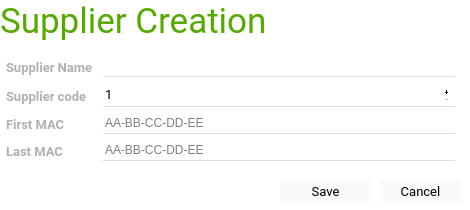
<?xml version="1.0" encoding="UTF-8"?>
<ui version="4.0">
 <class>edit_supplier</class>
 <widget class="QDialog" name="edit_supplier">
  <property name="windowModality">
   <enum>Qt::WindowModal</enum>
  </property>
  <property name="geometry">
   <rect>
    <x>0</x>
    <y>0</y>
    <width>470</width>
    <height>210</height>
   </rect>
  </property>
  <property name="contextMenuPolicy">
   <enum>Qt::NoContextMenu</enum>
  </property>
  <property name="windowTitle">
   <string>Create Supplier</string>
  </property>
  <property name="styleSheet">
   <string notr="true">background-color: rgb(255, 255, 255);</string>
  </property>
  <property name="modal">
   <bool>true</bool>
  </property>
  <widget class="QLabel" name="lbl_title">
   <property name="geometry">
    <rect>
     <x>0</x>
     <y>0</y>
     <width>461</width>
     <height>41</height>
    </rect>
   </property>
   <property name="font">
    <font>
     <family>Roboto</family>
     <pointsize>26</pointsize>
    </font>
   </property>
   <property name="styleSheet">
    <string notr="true">color: rgb(85, 170, 0);</string>
   </property>
   <property name="text">
    <string>Supplier Creation</string>
   </property>
  </widget>
  <widget class="QWidget" name="gridLayoutWidget">
   <property name="geometry">
    <rect>
     <x>0</x>
     <y>50</y>
     <width>461</width>
     <height>121</height>
    </rect>
   </property>
   <layout class="QGridLayout" name="gridLayout">
    <property name="leftMargin">
     <number>6</number>
    </property>
    <property name="rightMargin">
     <number>6</number>
    </property>
    <property name="spacing">
     <number>0</number>
    </property>
    <item row="0" column="0">
     <widget class="QLabel" name="lbl_name">
      <property name="sizePolicy">
       <sizepolicy hsizetype="Preferred" vsizetype="Minimum">
        <horstretch>0</horstretch>
        <verstretch>0</verstretch>
       </sizepolicy>
      </property>
      <property name="font">
       <font>
        <family>Roboto</family>
        <pointsize>10</pointsize>
        <weight>75</weight>
        <bold>true</bold>
       </font>
      </property>
      <property name="styleSheet">
       <string notr="true">color: rgb(176, 176, 176);</string>
      </property>
      <property name="text">
       <string>Supplier Name</string>
      </property>
     </widget>
    </item>
    <item row="0" column="2">
     <widget class="QLineEdit" name="txt_name">
      <property name="styleSheet">
       <string notr="true">QLineEdit, QLineEdit:hover {
    border: none;
    padding-bottom: 2px;
    border-bottom: 1px solid #dddddd;
    background-color:rgba(0,0,0,0);
}

QLineEdit:editable{
    border: none;
    padding-bottom: 2px;
    border-bottom: 2px solid #b2dfdb;
}

QLineEdit:disabled{
    border: 0px solid white;
    padding-bottom: 2px;
    border-bottom: 2px solid #eeeeee;
}

QLineEdit:focus{
    border: 0px solid white;
    padding-bottom: 2px;
    border-bottom: 2px solid #00695c;
    color: #111111;
}
QLineEdit:pressed {
    border: none;
    padding-bottom: 2px;
    border-bottom: 2px solid #00695c;
}
</string>
      </property>
     </widget>
    </item>
    <item row="3" column="2">
     <widget class="QLineEdit" name="txt_last_mac">
      <property name="styleSheet">
       <string notr="true">QLineEdit, QLineEdit:hover {
    border: none;
    padding-bottom: 2px;
    border-bottom: 1px solid #dddddd;
    background-color:rgba(0,0,0,0);
}

QLineEdit:editable{
    border: none;
    padding-bottom: 2px;
    border-bottom: 2px solid #b2dfdb;
}

QLineEdit:disabled{
    border: 0px solid white;
    padding-bottom: 2px;
    border-bottom: 2px solid #eeeeee;
}

QLineEdit:focus{
    border: 0px solid white;
    padding-bottom: 2px;
    border-bottom: 2px solid #00695c;
    color: #111111;
}
QLineEdit:pressed {
    border: none;
    padding-bottom: 2px;
    border-bottom: 2px solid #00695c;
}
</string>
      </property>
      <property name="inputMask">
       <string/>
      </property>
      <property name="placeholderText">
       <string>AA-BB-CC-DD-EE</string>
      </property>
     </widget>
    </item>
    <item row="1" column="0">
     <widget class="QLabel" name="lbl_code">
      <property name="font">
       <font>
        <family>Roboto</family>
        <pointsize>10</pointsize>
        <weight>75</weight>
        <bold>true</bold>
       </font>
      </property>
      <property name="styleSheet">
       <string notr="true">color: rgb(176, 176, 176);</string>
      </property>
      <property name="text">
       <string>Supplier code</string>
      </property>
     </widget>
    </item>
    <item row="1" column="2">
     <widget class="QSpinBox" name="sp_code">
      <property name="minimumSize">
       <size>
        <width>0</width>
        <height>20</height>
       </size>
      </property>
      <property name="font">
       <font>
        <family>Roboto</family>
        <pointsize>10</pointsize>
       </font>
      </property>
      <property name="styleSheet">
       <string notr="true">QSpinBox, QSpinBox:hover {
    border: none;
    padding-bottom: 2px;
    border-bottom: 1px solid #dddddd;
    background-color:rgba(0,0,0,0);
}

QSpinBox:editable{
    border: none;
    padding-bottom: 2px;
    border-bottom: 2px solid #b2dfdb;
    font-size: 20px;
}

QLineEdit:disabled{
    border: 0px solid white;
    padding-bottom: 2px;
    border-bottom: 2px solid #eeeeee;
}

QSpinBox:focus{
    border: 0px solid white;
    padding-bottom: 2px;
    border-bottom: 2px solid #00695c;
    color: #111111;
}
QSpinBox:pressed {
    border: none;
    padding-bottom: 2px;
    border-bottom: 2px solid #00695c;
}
</string>
      </property>
      <property name="buttonSymbols">
       <enum>QAbstractSpinBox::PlusMinus</enum>
      </property>
      <property name="minimum">
       <number>1</number>
      </property>
     </widget>
    </item>
    <item row="2" column="2">
     <widget class="QLineEdit" name="txt_first_mac">
      <property name="styleSheet">
       <string notr="true">QLineEdit, QLineEdit:hover {
    border: none;
    padding-bottom: 2px;
    border-bottom: 1px solid #dddddd;
    background-color:rgba(0,0,0,0);
}

QLineEdit:editable{
    border: none;
    padding-bottom: 2px;
    border-bottom: 2px solid #b2dfdb;
}

QLineEdit:disabled{
    border: 0px solid white;
    padding-bottom: 2px;
    border-bottom: 2px solid #eeeeee;
}

QLineEdit:focus{
    border: 0px solid white;
    padding-bottom: 2px;
    border-bottom: 2px solid #00695c;
    color: #111111;
}
QLineEdit:pressed {
    border: none;
    padding-bottom: 2px;
    border-bottom: 2px solid #00695c;
}
</string>
      </property>
      <property name="inputMask">
       <string/>
      </property>
      <property name="placeholderText">
       <string>AA-BB-CC-DD-EE</string>
      </property>
     </widget>
    </item>
    <item row="3" column="0">
     <widget class="QLabel" name="lbl_last_mac">
      <property name="sizePolicy">
       <sizepolicy hsizetype="Preferred" vsizetype="Minimum">
        <horstretch>0</horstretch>
        <verstretch>0</verstretch>
       </sizepolicy>
      </property>
      <property name="font">
       <font>
        <family>Roboto</family>
        <pointsize>10</pointsize>
        <weight>75</weight>
        <bold>true</bold>
       </font>
      </property>
      <property name="styleSheet">
       <string notr="true">color: rgb(176, 176, 176);</string>
      </property>
      <property name="text">
       <string>Last MAC</string>
      </property>
     </widget>
    </item>
    <item row="2" column="0">
     <widget class="QLabel" name="lbl_first_mac">
      <property name="sizePolicy">
       <sizepolicy hsizetype="Preferred" vsizetype="Minimum">
        <horstretch>0</horstretch>
        <verstretch>0</verstretch>
       </sizepolicy>
      </property>
      <property name="font">
       <font>
        <family>Roboto</family>
        <pointsize>10</pointsize>
        <weight>75</weight>
        <bold>true</bold>
       </font>
      </property>
      <property name="styleSheet">
       <string notr="true">color: rgb(176, 176, 176);</string>
      </property>
      <property name="text">
       <string>First MAC</string>
      </property>
     </widget>
    </item>
    <item row="1" column="1">
     <spacer name="horizontalSpacer">
      <property name="orientation">
       <enum>Qt::Horizontal</enum>
      </property>
      <property name="sizeType">
       <enum>QSizePolicy::Minimum</enum>
      </property>
      <property name="sizeHint" stdset="0">
       <size>
        <width>10</width>
        <height>20</height>
       </size>
      </property>
     </spacer>
    </item>
   </layout>
  </widget>
  <widget class="QPushButton" name="btn_save">
   <property name="geometry">
    <rect>
     <x>280</x>
     <y>180</y>
     <width>91</width>
     <height>23</height>
    </rect>
   </property>
   <property name="font">
    <font>
     <family>Roboto</family>
     <pointsize>10</pointsize>
    </font>
   </property>
   <property name="styleSheet">
    <string notr="true">QPushButton, QPushButton:focus, QPushButton:focus {
  border: none;
  color: black;
  padding: 3px 20px;
	background-color: rgba(250, 250, 250, 250);
}

QPushButton:hover, QPushButton:hover:focus {
  background-color: rgb(131, 186, 23);
  border-color: #ffffff
}

QPushButton:pressed,
QPushButton:pressed:focus {
  background-color: #2196f3;
  border: none;
  color: white
}

QPushButton:disabled {
background-color: rgb(131, 186, 23);
    border: none
}</string>
   </property>
   <property name="text">
    <string>Save</string>
   </property>
   <property name="flat">
    <bool>true</bool>
   </property>
  </widget>
  <widget class="QPushButton" name="btn_cancel">
   <property name="geometry">
    <rect>
     <x>380</x>
     <y>180</y>
     <width>81</width>
     <height>23</height>
    </rect>
   </property>
   <property name="font">
    <font>
     <family>Roboto</family>
     <pointsize>10</pointsize>
    </font>
   </property>
   <property name="styleSheet">
    <string notr="true">QPushButton, QPushButton:focus, QPushButton:focus {
  border: none;
  color: black;
  padding: 3px 20px;
	background-color: rgba(250, 250, 250, 250);
}

QPushButton:hover, QPushButton:hover:focus {
  background-color: rgb(131, 186, 23);
  border-color: #ffffff
}

QPushButton:pressed,
QPushButton:pressed:focus {
  background-color: #2196f3;
  border: none;
  color: white
}

QPushButton:disabled {
background-color: rgb(131, 186, 23);
    border: none
}</string>
   </property>
   <property name="text">
    <string>Cancel</string>
   </property>
   <property name="flat">
    <bool>true</bool>
   </property>
  </widget>
 </widget>
 <tabstops>
  <tabstop>txt_name</tabstop>
  <tabstop>sp_code</tabstop>
  <tabstop>txt_first_mac</tabstop>
  <tabstop>txt_last_mac</tabstop>
  <tabstop>btn_save</tabstop>
  <tabstop>btn_cancel</tabstop>
 </tabstops>
 <resources/>
 <connections/>
</ui>
